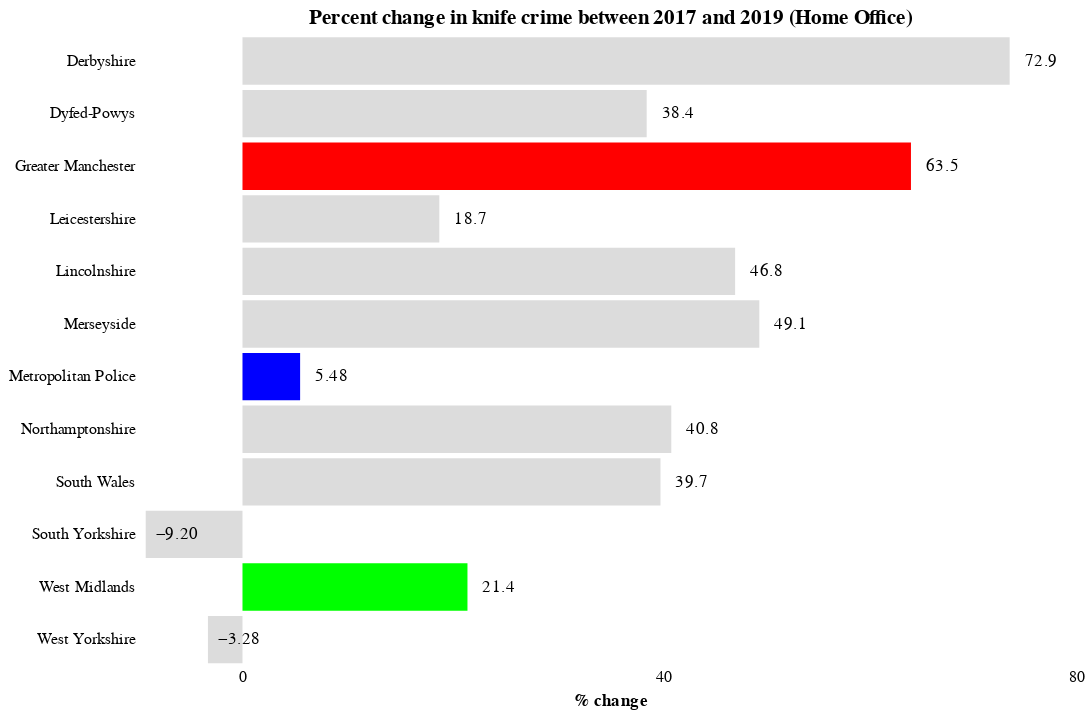

Write notebook code for a chart like this one.
### Code cell
rng = ["rgb(0,0,255)", "rgb(0,255,0)", "rgb(255,0,0)", "rgb(220,220,220)", "rgb(220,220,220)", 
      "rgb(220,220,220)", "rgb(220,220,220)", "rgb(220,220,220)", "rgb(220,220,220)", "rgb(220,220,220)", 
      "rgb(220,220,220)", "rgb(220,220,220)"]

bars = alt.Chart(knife_crime_home_wide[['PoliceForce', 'pct_change']], title='Percent change in knife crime between 2017 and 2019 (Home Office)').mark_bar().encode(
    x=alt.X('pct_change:Q', axis=alt.Axis(title='% change', ticks=False, values=[0, 40, 80])),
    y=alt.Y('PoliceForce:N', axis=alt.Axis(title=None, ticks=False), sort='-x'),  
    color=alt.Color('PoliceForce:N', scale=alt.Scale(domain=dom, range=rng), legend=None)
)

text = alt.Chart(knife_crime_home_wide[['PoliceForce', 'pct_change']]).mark_text(
    align='center',
    baseline='middle',
    color='black',
    dx=20  # Nudges text to right so it doesn't appear on top of the bar
).encode(
    x=alt.X('pct_change:Q', axis=alt.Axis(title='% change', ticks=False)),
    y=alt.Y('PoliceForce:N', axis=alt.Axis(title=None, ticks=False), sort='-x'),
    text=alt.Text('pct_change:Q', format=',.3r')
)

(bars + text).configure_axis(
    grid=False,
    domain=False
).configure_view(
    strokeWidth=0).properties(height=400, width=600)

### Figure 1 — Vega-Lite specification as saved in the notebook (floating-point values rounded to 4 significant figures)
{"config": {"view": {"continuousWidth": 400, "continuousHeight": 300, "strokeWidth": 0}, "axis": {"domain": false, "grid": false}}, "layer": [{"data": {"name": "data-c157733460be49bb00e9330917895019"}, "mark": "bar", "encoding": {"color": {"type": "nominal", "field": "PoliceForce", "legend": null, "scale": {"domain": ["Metropolitan Police", "West Midlands", "Greater Manchester", "Merseyside", "Derbyshire", "Dyfed-Powys", "Leicestershire", "Lincolnshire", "Northamptonshire", "South Wales", "South Yorkshire", "West Yorkshire"], "range": ["rgb(0,0,255)", "rgb(0,255,0)", "rgb(255,0,0)", "rgb(220,220,220)", "rgb(220,220,220)", "rgb(220,220,220)", "rgb(220,220,220)", "rgb(220,220,220)", "rgb(220,220,220)", "rgb(220,220,220)", "rgb(220,220,220)", "rgb(220,220,220)"]}}, "x": {"type": "quantitative", "axis": {"ticks": false, "title": "% change", "values": [0, 40, 80]}, "field": "pct_change"}, "y": {"type": "nominal", "axis": {"ticks": false, "title": null}, "field": "PoliceForce", "sort": "-x"}}, "title": "Percent change in knife crime between 2017 and 2019 (Home Office)"}, {"data": {"name": "data-c157733460be49bb00e9330917895019"}, "mark": {"type": "text", "align": "center", "baseline": "middle", "color": "black", "dx": 20}, "encoding": {"text": {"type": "quantitative", "field": "pct_change", "format": ",.3r"}, "x": {"type": "quantitative", "axis": {"ticks": false, "title": "% change"}, "field": "pct_change"}, "y": {"type": "nominal", "axis": {"ticks": false, "title": null}, "field": "PoliceForce", "sort": "-x"}}}], "height": 400, "width": 600, "$schema": "https://vega.github.io/schema/vega-lite/v4.8.1.json", "datasets": {"data-c157733460be49bb00e9330917895019": [{"PoliceForce": "Derbyshire", "pct_change": 72.93}, {"PoliceForce": "Dyfed-Powys", "pct_change": 38.42}, {"PoliceForce": "Greater Manchester", "pct_change": 63.54}, {"PoliceForce": "Leicestershire", "pct_change": 18.71}, {"PoliceForce": "Lincolnshire", "pct_change": 46.83}, {"PoliceForce": "Merseyside", "pct_change": 49.13}, {"PoliceForce": "Metropolitan Police", "pct_change": 5.478}, {"PoliceForce": "Northamptonshire", "pct_change": 40.76}, {"PoliceForce": "South Wales", "pct_change": 39.74}, {"PoliceForce": "South Yorkshire", "pct_change": -9.198}, {"PoliceForce": "West Midlands", "pct_change": 21.39}, {"PoliceForce": "West Yorkshire", "pct_change": -3.285}]}}
